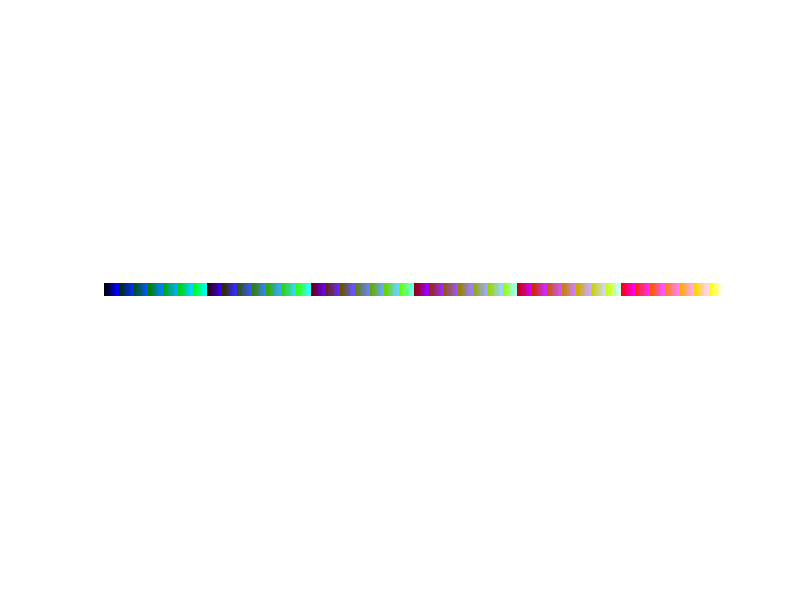

This chart was generated by the following MATLAB code: (Note: this script raises an error after producing the figure.)
format long g
format compact
clc
close all
clearvars

% get the location of the script file to save figures
full_path = mfilename('fullpath');
[startpath,  filename, ext] = fileparts(full_path);
plot_num = 1;

%% shape parameters

%color = {'blue', 'green', 'red', 'cyan', 'magenta', 'yellow', 'black', 'white', [0.5, 0.5, 0.5]};
% color = {[0 0 1]; [0 1 0]; [1 0 0]; [0 1 1]; [1 0 1]; [1 1 0]; [0 0 0]; [1 1 1]; [0.5 0.5 0.5]};                    

% http://alumni.media.mit.edu/~wad/color/numbers.html
% color = {[0, 0, 0];[87, 87, 87]/255;[173, 35, 35]/255;[42, 75, 215]/255;...
%          [29, 105, 20]/255;[129, 74, 25]/255;[129, 38, 192]/255;[160, 160, 160]/255;...
%          [129, 197, 122]/255;[157, 175, 255]/255;[41, 208, 208]/255;[255, 146, 51]/255;...
%          [255, 238, 51]/255;[233, 222, 187]/255;[255, 205, 243]/255;[255, 255, 255]/255};
%      
% 6-7-6 RGB color palette https://en.wikipedia.org/wiki/List_of_software_palettes
green = [0, 42, 85, 128, 170, 212, 255];
color = {};
for r=0:5
    for g=0:6
        for b=0:5
            color{end+1} = [51*r, green(g+1), 52*b]/255;
        end
    end
end

commandwindow;

%% create the folders
save_path = 'D:/IUPUI/Test_data/test_blur6/';

warning('off');
mkdir(save_path);
mkdir(save_path, 'images');
mkdir(save_path, 'depth_maps');
warning('on');

%% show the colors
img_w = 50;
img_h = 250;
img = [];

for idx=1:numel(color)
    img = cat(2, img, cat(3, color{idx}(1).*ones(img_h, img_w), color{idx}(2).*ones(img_h, img_w), color{idx}(3).*ones(img_h, img_w))); 
end

figure(plot_num)
imshow(img)
plot_num = plot_num + 1;

%% start to create the images
img_w = 400;
img_h = 400;

blk_h = 40;
blk_w = 40;
max_dim = max(blk_h,blk_w);

dm_values = [0, 9:1:232];

% x_min,x_max; y_min,y_max; min_r,max_r
rect = [1,blk_w; 1,blk_h; ceil(max_dim/8),ceil(max_dim/5)];
circle = [1,blk_w; 1,blk_h; ceil(max_dim/8),ceil(max_dim/5)];
polygon = [1,blk_w; 1,blk_h; -ceil(max_dim/6),ceil(max_dim/6)];
shape_lims = {circle, polygon, rect};

fprintf('%s\n\n', save_path);

tic;
parfor kdx=0:99
    
    % get the random background color
    bg_color = randi([1,numel(color)],1);
    img = cat(3, color{bg_color}(1).*ones(img_h, img_w), color{bg_color}(2).*ones(img_h, img_w), color{bg_color}(3).*ones(img_h, img_w));
    dm = zeros(img_h, img_w, 3);
    
    D = randi([2, numel(dm_values)],1,50);
    D = sort(unique(D));
    
    for idx=1:numel(D)
        
        % get the number of shapes for a given depth map value
        N = randi([floor(exp((3.7*(numel(D)-idx))/numel(D))),ceil(exp((4.0*(numel(D)-idx))/numel(D)))], 1);
        dm_blk = (dm_values(D(idx))/255)*ones(blk_h, blk_w, 3);
        
        for jdx=1:N
            S = randi([15,30], 1);
            [block] = gen_rand_image(blk_h, blk_w, S, color, shape_lims);

            X = randi([1,img_w-blk_w], 1);
            Y = randi([1,img_h-blk_h], 1);

            img(Y:Y+blk_h-1, X:X+blk_w-1,:) = block;
            dm(Y:Y+blk_h-1, X:X+blk_w-1,:) = dm_blk;
        end
    end

    img = img(20:379,20:379, :);
    dm = dm(20:379,20:379, :);

    % save the image file and depth maps
    image_num = num2str(kdx, '%03d');

    img_filename = strcat('images/image_', image_num, '.png');
    imwrite(img, strcat(save_path, img_filename));

    dm_filename = strcat('depth_maps/dm_', image_num, '.png');
    imwrite(dm, strcat(save_path, dm_filename));
    
    fprintf('%s, %s, 0.32, 0.01, 256\n', img_filename, dm_filename);
    
end

toc;


